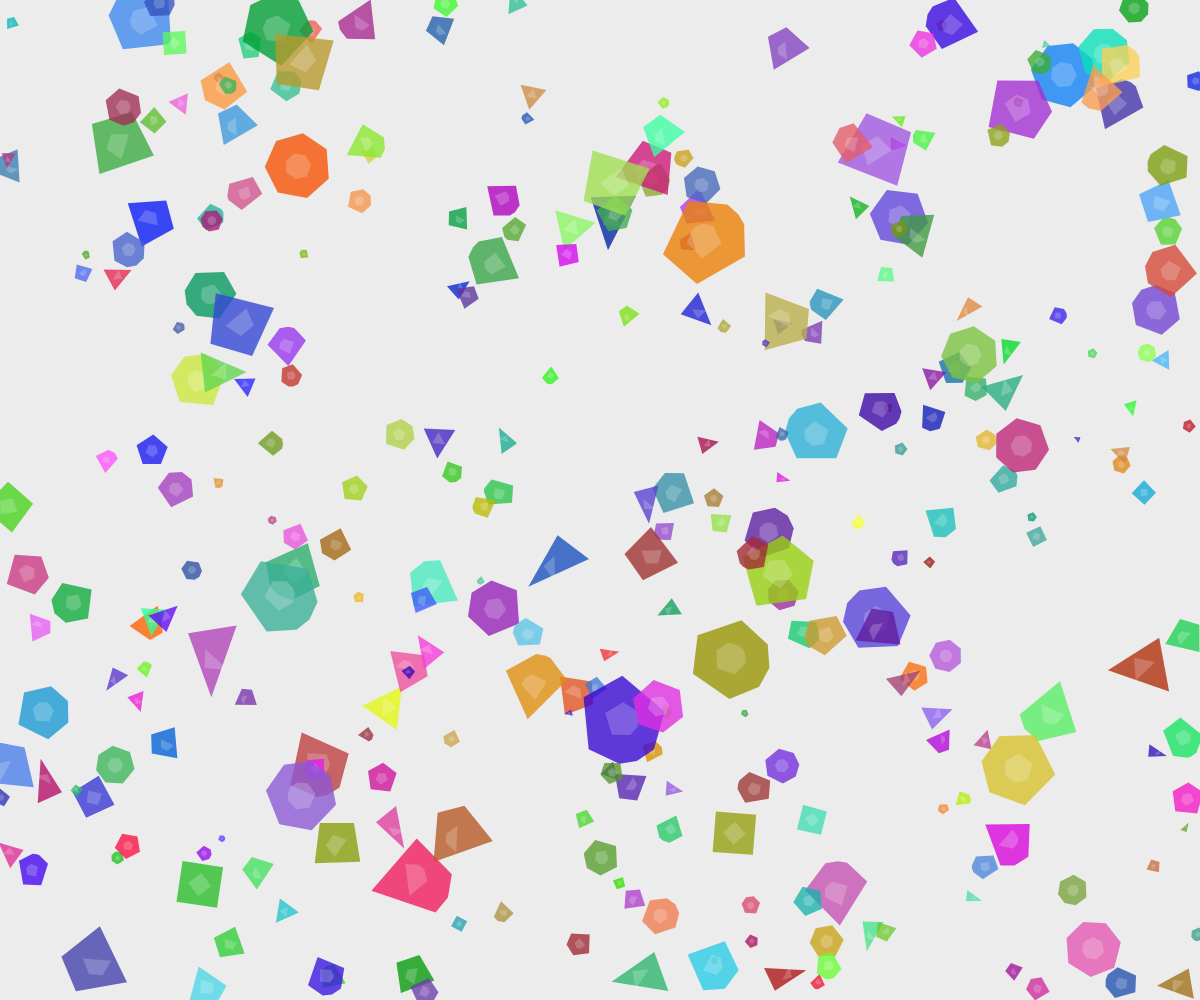
Frame 1 (no input)
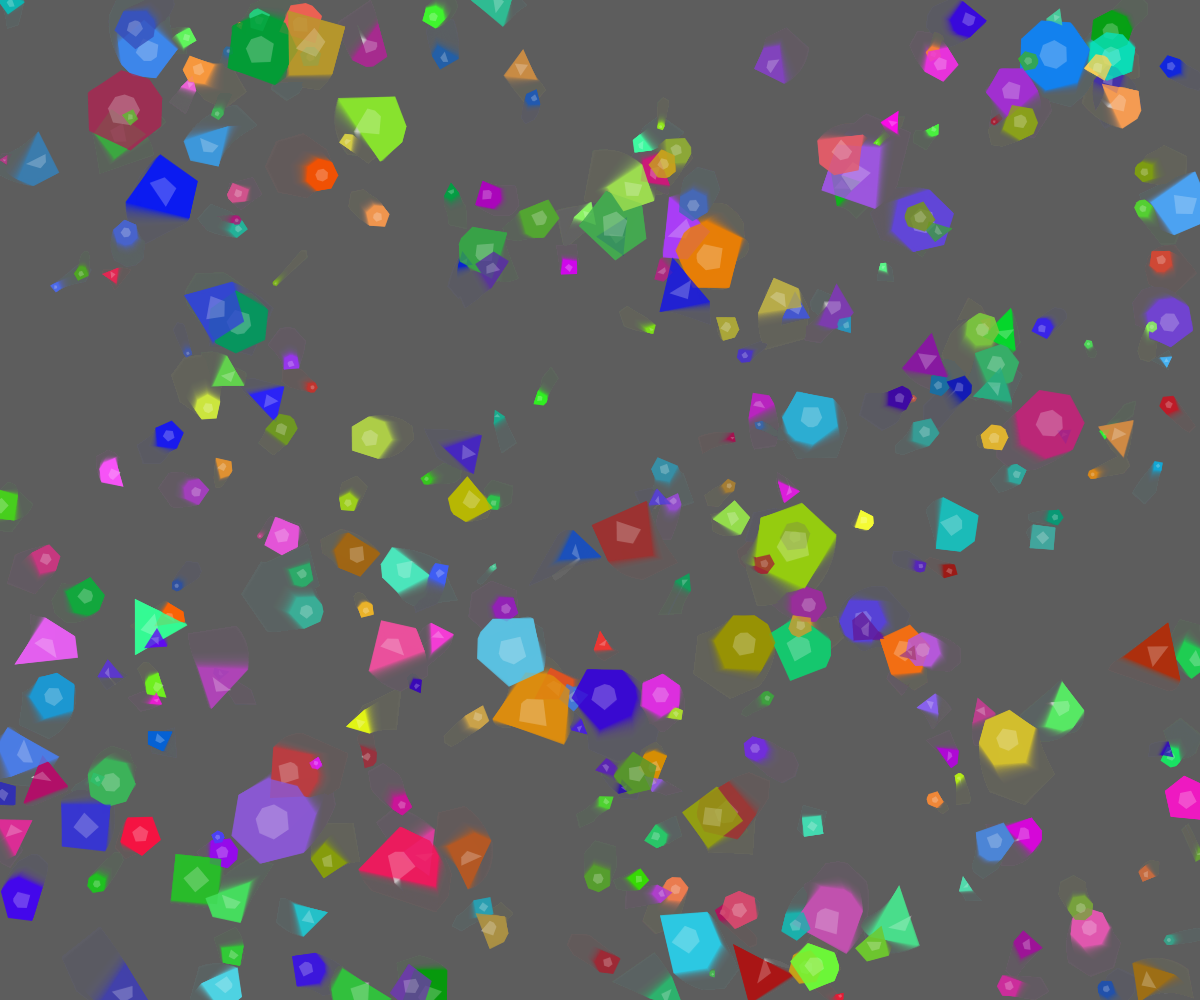
Frame 60 (no input)
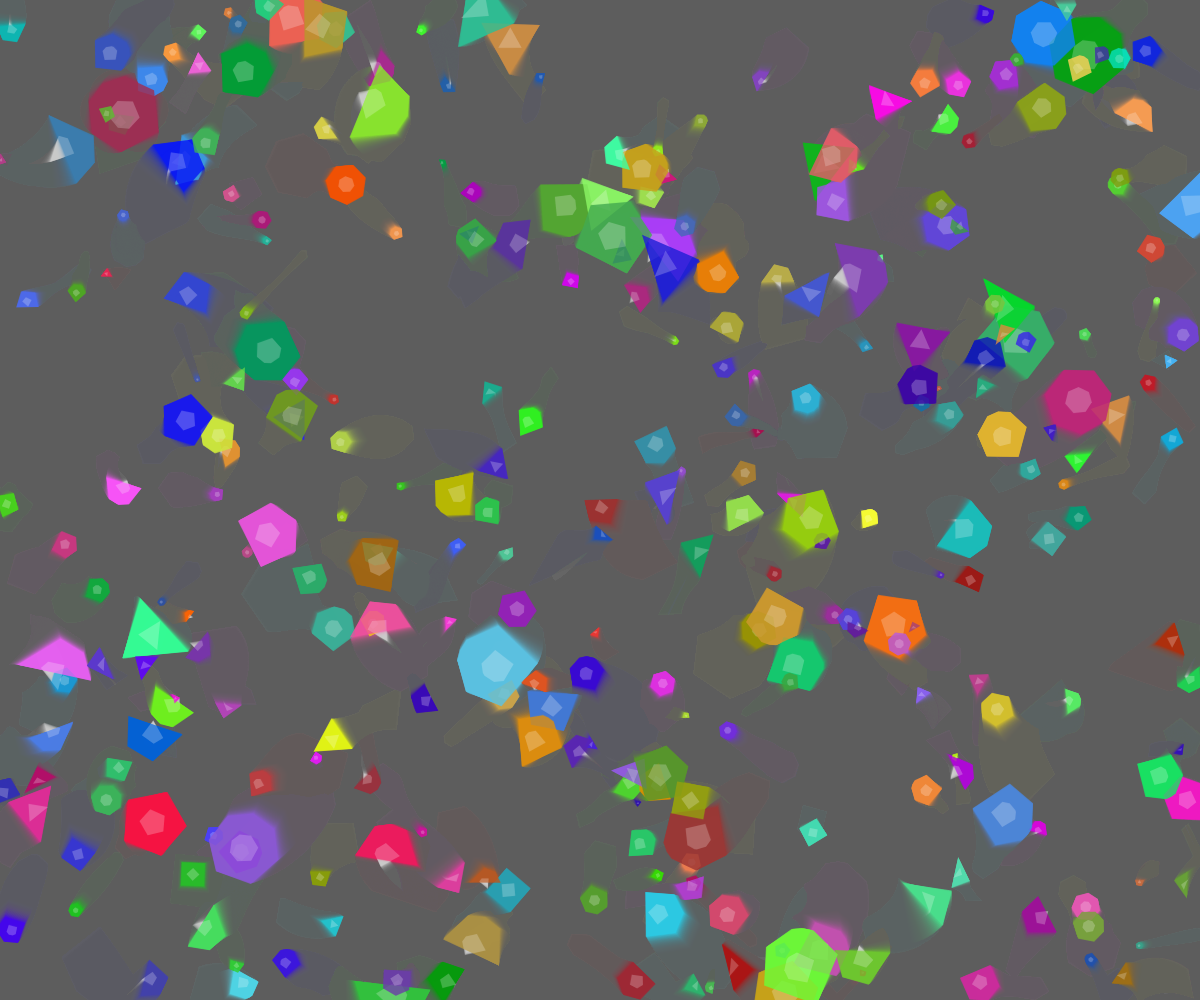
Frame 120 (the mouse pressed at the canvas centre since frame 60)

The p5.js sketch that drew these frames (run headless with seeded random() and noise() and a simulated clock; from frame 60 on, the mouse is pressed at the canvas centre):

// p5.js sketch
// ── sketch.js
let particles = [];
let time = 0;

function setup() {
  createCanvas(windowWidth, windowHeight);
  colorMode(HSB, 255);
  
  // Create particles for the geometric field
  for (let i = 0; i < 300; i++) {
    particles.push({
      x: random(width),
      y: random(height),
      size: random(5, 30),
      hue: random(255),
      saturation: random(150, 255),
      brightness: random(150, 255),
      speedX: random(-0.5, 0.5),
      speedY: random(-0.5, 0.5),
      rotation: random(TWO_PI),
      rotationSpeed: random(-0.02, 0.02),
      pulse: random(TWO_PI),
      pulseSpeed: random(0.01, 0.03),
      segmentCount: floor(random(3, 8)),
      distortion: random(1)
    });
  }
}

function draw() {
  time++;
  
  // Semi-transparent background for trail effect
  background(20, 10, 95, 30);
  
  // Draw all particles as dynamic geometric shapes
  for (let i = 0; i < particles.length; i++) {
    let p = particles[i];
    
    // Update particle properties
    p.x += p.speedX;
    p.y += p.speedY;
    p.rotation += p.rotationSpeed;
    p.pulse += p.pulseSpeed;
    
    // Bounce off edges
    if (p.x < 0 || p.x > width) p.speedX *= -1;
    if (p.y < 0 || p.y > height) p.speedY *= -1;
    
    // Apply pulse effect to size and distortion
    let pulseSize = sin(p.pulse) * 0.5 + 1;
    let finalSize = p.size * pulseSize;
    
    // Draw the shape
    push();
    translate(p.x, p.y);
    rotate(p.rotation);
    
    fill(p.hue, p.saturation, p.brightness, 200);
    noStroke();
    
    beginShape();
    for (let j = 0; j < p.segmentCount; j++) {
      let angle = map(j, 0, p.segmentCount, 0, TWO_PI) + p.distortion * sin(time * 0.01 + j);
      let x = cos(angle) * finalSize;
      let y = sin(angle) * finalSize;
      vertex(x, y);
    }
    endShape(CLOSE);
    
    // Add inner pattern
    fill(255, 50);
    beginShape();
    for (let j = 0; j < p.segmentCount; j++) {
      let angle = map(j, 0, p.segmentCount, 0, TWO_PI) + PI / p.segmentCount + p.distortion * cos(time * 0.01 + j);
      let x = cos(angle) * finalSize * 0.4;
      let y = sin(angle) * finalSize * 0.4;
      vertex(x, y);
    }
    endShape(CLOSE);
    
    pop();
  }
}

function windowResized() {
  resizeCanvas(windowWidth, windowHeight);
}
